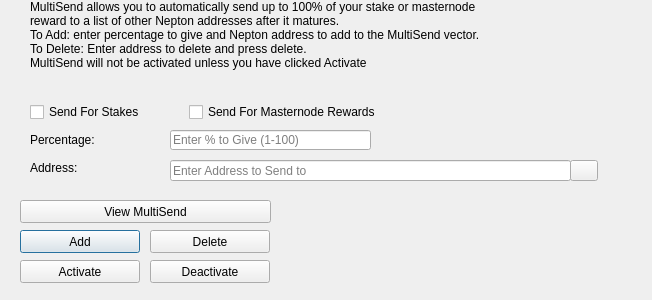
<?xml version="1.0" encoding="UTF-8"?>
<ui version="4.0">
 <class>MultiSendDialog</class>
 <widget class="QDialog" name="MultiSendDialog">
  <property name="windowModality">
   <enum>Qt::NonModal</enum>
  </property>
  <property name="geometry">
   <rect>
    <x>0</x>
    <y>0</y>
    <width>652</width>
    <height>300</height>
   </rect>
  </property>
  <property name="windowTitle">
   <string>MultiSend</string>
  </property>
  <widget class="QLineEdit" name="multiSendPercentEdit">
   <property name="geometry">
    <rect>
     <x>170</x>
     <y>130</y>
     <width>201</width>
     <height>20</height>
    </rect>
   </property>
   <property name="toolTip">
    <string>Enter whole numbers 1 - 100</string>
   </property>
   <property name="placeholderText">
    <string>Enter % to Give (1-100)</string>
   </property>
  </widget>
  <widget class="QLineEdit" name="multiSendAddressEdit">
   <property name="geometry">
    <rect>
     <x>170</x>
     <y>160</y>
     <width>401</width>
     <height>21</height>
    </rect>
   </property>
   <property name="toolTip">
    <string/>
   </property>
   <property name="placeholderText">
    <string>Enter Address to Send to</string>
   </property>
  </widget>
  <widget class="QLabel" name="label_2">
   <property name="geometry">
    <rect>
     <x>30</x>
     <y>0</y>
     <width>451</width>
     <height>121</height>
    </rect>
   </property>
   <property name="lineWidth">
    <number>1</number>
   </property>
   <property name="text">
    <string>MultiSend allows you to automatically send up to 100% of your stake or masternode reward to a list of other Nepton addresses after it matures.
To Add: enter percentage to give and Nepton address to add to the MultiSend vector.
To Delete: Enter address to delete and press delete.
MultiSend will not be activated unless you have clicked Activate</string>
   </property>
   <property name="alignment">
    <set>Qt::AlignLeading|Qt::AlignLeft|Qt::AlignTop</set>
   </property>
   <property name="wordWrap">
    <bool>true</bool>
   </property>
  </widget>
  <widget class="QLabel" name="message">
   <property name="geometry">
    <rect>
     <x>290</x>
     <y>200</y>
     <width>351</width>
     <height>91</height>
    </rect>
   </property>
   <property name="text">
    <string/>
   </property>
  </widget>
  <widget class="QPushButton" name="addButton">
   <property name="geometry">
    <rect>
     <x>20</x>
     <y>230</y>
     <width>120</width>
     <height>23</height>
    </rect>
   </property>
   <property name="toolTip">
    <string/>
   </property>
   <property name="statusTip">
    <string>Add to MultiSend Vector</string>
   </property>
   <property name="text">
    <string>Add</string>
   </property>
  </widget>
  <widget class="QPushButton" name="disableButton">
   <property name="geometry">
    <rect>
     <x>150</x>
     <y>260</y>
     <width>120</width>
     <height>23</height>
    </rect>
   </property>
   <property name="statusTip">
    <string>Deactivate MultiSend</string>
   </property>
   <property name="text">
    <string>Deactivate</string>
   </property>
  </widget>
  <widget class="QPushButton" name="addressBookButton">
   <property name="geometry">
    <rect>
     <x>570</x>
     <y>160</y>
     <width>28</width>
     <height>21</height>
    </rect>
   </property>
   <property name="toolTip">
    <string>Choose an address from the address book</string>
   </property>
   <property name="text">
    <string/>
   </property>
   <property name="icon">
    <iconset resource="../Nepton.qrc">
     <normaloff>:/icons/address-book</normaloff>:/icons/address-book</iconset>
   </property>
   <property name="shortcut">
    <string>Alt+A</string>
   </property>
   <property name="autoDefault">
    <bool>false</bool>
   </property>
  </widget>
  <widget class="QLabel" name="label">
   <property name="geometry">
    <rect>
     <x>30</x>
     <y>130</y>
     <width>121</width>
     <height>20</height>
    </rect>
   </property>
   <property name="toolTip">
    <string>Percentage of stake to send</string>
   </property>
   <property name="text">
    <string>Percentage:</string>
   </property>
  </widget>
  <widget class="QLabel" name="label_5">
   <property name="geometry">
    <rect>
     <x>30</x>
     <y>160</y>
     <width>111</width>
     <height>16</height>
    </rect>
   </property>
   <property name="toolTip">
    <string>Address to send portion of stake to</string>
   </property>
   <property name="text">
    <string>Address:</string>
   </property>
  </widget>
  <widget class="QPushButton" name="deleteButton">
   <property name="geometry">
    <rect>
     <x>150</x>
     <y>230</y>
     <width>120</width>
     <height>23</height>
    </rect>
   </property>
   <property name="toolTip">
    <string/>
   </property>
   <property name="statusTip">
    <string>Delete Address From MultiSend Vector</string>
   </property>
   <property name="text">
    <string>Delete</string>
   </property>
  </widget>
  <widget class="QPushButton" name="activateButton">
   <property name="geometry">
    <rect>
     <x>20</x>
     <y>260</y>
     <width>120</width>
     <height>23</height>
    </rect>
   </property>
   <property name="statusTip">
    <string>Activate MultiSend</string>
   </property>
   <property name="text">
    <string>Activate</string>
   </property>
  </widget>
  <widget class="QPushButton" name="viewButton">
   <property name="geometry">
    <rect>
     <x>20</x>
     <y>200</y>
     <width>251</width>
     <height>23</height>
    </rect>
   </property>
   <property name="toolTip">
    <string/>
   </property>
   <property name="statusTip">
    <string>View MultiSend Vector</string>
   </property>
   <property name="text">
    <string>View MultiSend</string>
   </property>
  </widget>
  <widget class="QWidget" name="horizontalLayoutWidget">
   <property name="geometry">
    <rect>
     <x>30</x>
     <y>100</y>
     <width>351</width>
     <height>24</height>
    </rect>
   </property>
   <layout class="QHBoxLayout" name="horizontalLayout">
    <item>
     <widget class="QCheckBox" name="multiSendStakeCheckBox">
      <property name="text">
       <string>Send For Stakes</string>
      </property>
     </widget>
    </item>
    <item>
     <widget class="QCheckBox" name="multiSendMasternodeCheckBox">
      <property name="text">
       <string>Send For Masternode Rewards</string>
      </property>
     </widget>
    </item>
   </layout>
  </widget>
 </widget>
 <resources>
  <include location="../Nepton.qrc"/>
 </resources>
 <connections/>
</ui>
